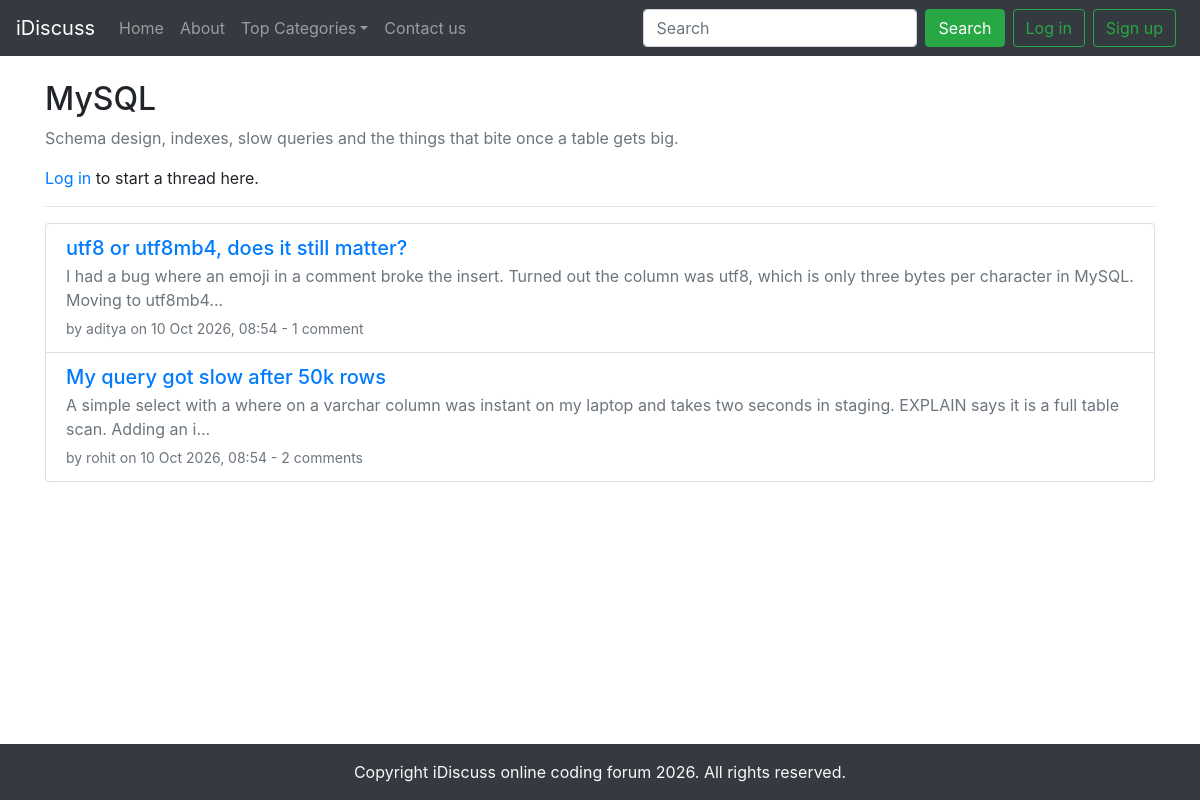
/category.php?id=2, run on the app's committed database.
### tables this page shows
CREATE TABLE IF NOT EXISTS categories (
    id          INT UNSIGNED NOT NULL AUTO_INCREMENT,
    name        VARCHAR(80)  NOT NULL,
    description TEXT         NOT NULL,
    image       VARCHAR(120) NOT NULL DEFAULT 'banner-1.jpg',
    created_at  DATETIME     NOT NULL DEFAULT CURRENT_TIMESTAMP,
    PRIMARY KEY (id),
    UNIQUE KEY uq_categories_name (name)
);

CREATE TABLE IF NOT EXISTS threads (
    id          INT UNSIGNED NOT NULL AUTO_INCREMENT,
    category_id INT UNSIGNED NOT NULL,
    user_id     INT UNSIGNED NOT NULL,
    title       VARCHAR(190) NOT NULL,
    body        TEXT         NOT NULL,
    created_at  DATETIME     NOT NULL DEFAULT CURRENT_TIMESTAMP,
    updated_at  DATETIME         NULL DEFAULT NULL,
    PRIMARY KEY (id),
    KEY idx_threads_category (category_id, id),
    KEY idx_threads_user (user_id),
    CONSTRAINT fk_threads_category FOREIGN KEY (category_id) REFERENCES categories (id) ON DELETE CASCADE,
    CONSTRAINT fk_threads_user FOREIGN KEY (user_id) REFERENCES users (id) ON DELETE CASCADE
);

CREATE TABLE IF NOT EXISTS users (
    id            INT UNSIGNED NOT NULL AUTO_INCREMENT,
    username      VARCHAR(30)  NOT NULL,
    email         VARCHAR(190) NOT NULL,
    password_hash VARCHAR(255) NOT NULL,
    created_at    DATETIME     NOT NULL DEFAULT CURRENT_TIMESTAMP,
    PRIMARY KEY (id),
    UNIQUE KEY uq_users_username (username),
    UNIQUE KEY uq_users_email (email)
);

### config/bootstrap.php (called while the page is built, shortened)
<?php
$root = dirname(__DIR__);
require $root . '/src/autoload.php';
require $root . '/src/helpers.php';
$config = require __DIR__ . '/config.php';
$db = new Database($config['db']);
$users = new UserRepository($db);
return [
    'config' => $config,
    'db' => $db,
    'users' => $users,
    'auth' => new Auth($users),
    'categories' => new CategoryRepository($db),
    'threads' => new ThreadRepository($db),
    'comments' => new CommentRepository($db),
    'messages' => new MessageRepository($db),
    'throttle' => new LoginThrottle($db),
];

### config/config.php (called while the page is built, shortened)
<?php
$env = [];
$envFile = dirname(__DIR__) . '/.env';
$read = static fn (string $key, string $default = ''): string => $env[$key] ?? $default;
return [
    'app' => [
        'name' => $read('APP_NAME', 'iDiscuss'),
        'debug' => $read('APP_DEBUG', 'false') === 'true',
        'per_page' => max(1, (int) $read('APP_PER_PAGE', '10')),
    ],
    'db' => [
        'host' => $read('DB_HOST', '127.0.0.1'),
        'port' => (int) $read('DB_PORT', '3306'),
        'name' => $read('DB_NAME', 'forum_website'),
        'user' => $read('DB_USER', 'root'),
        'pass' => $read('DB_PASS', ''),
    ],
];

### src/autoload.php (called while the page is built, shortened)
<?php
spl_autoload_register(static function (string $class): void {
    $prefix = 'Forum\\';
    $relative = substr($class, strlen($prefix));
    $file = __DIR__ . '/' . str_replace('\\', '/', $relative) . '.php';
});

### src/helpers.php (called while the page is built, shortened)
<?php
function e(string|int|float|null $value): string
{
    return htmlspecialchars((string) $value, ENT_QUOTES | ENT_SUBSTITUTE, 'UTF-8');
}

### src/Auth.php (called while the page is built, shortened)
<?php
class Auth
{
    public function check(): bool
    {
        return $this->id() !== null;
    }
    public function id(): ?int
    {
        $id = $_SESSION['user_id'] ?? null;
        return is_int($id) && $id > 0 ? $id : null;
    }
    public function user(): ?array
    {
        $id = $this->id();
        if ($id === null) {
            return null;
        }
        $user = $this->users->find($id);
        return $this->cached = $user;
    }
}

### src/Database.php (called while the page is built, shortened)
<?php
class Database
{
    private ?PDO $connection = null;
    public function pdo(): PDO
    {
        if ($this->connection instanceof PDO) {
            return $this->connection;
        }
        $dsn = sprintf(
            'mysql:host=%s;port=%d;dbname=%s;charset=utf8mb4',
            $this->settings['host'],
            $this->settings['port'],
            $this->settings['name']
        );
        try {
            $this->connection = new PDO($dsn, $this->settings['user'], $this->settings['pass'], [
                PDO::ATTR_ERRMODE => PDO::ERRMODE_EXCEPTION,
                PDO::ATTR_DEFAULT_FETCH_MODE => PDO::FETCH_ASSOC,
                PDO::ATTR_EMULATE_PREPARES => false,
            ]);
        } catch (PDOException $e) {
            throw new RuntimeException('Database connection failed.', 0, $e);
        }
        return $this->connection;
    }
    public function run(string $sql, array $params = []): PDOStatement
    {
        $statement = $this->pdo()->prepare($sql);
        $statement->execute($params);
        return $statement;
    }
    public function one(string $sql, array $params = []): ?array
    {
        $row = $this->run($sql, $params)->fetch();
        return $row === false ? null : $row;
    }
    public function all(string $sql, array $params = []): array
    {
        return $this->run($sql, $params)->fetchAll();
    }
    public function value(string $sql, array $params = []): mixed
    {
        $value = $this->run($sql, $params)->fetchColumn();
        return $value === false ? null : $value;
    }
}

### src/CategoryRepository.php (called while the page is built, shortened)
<?php
class CategoryRepository
{
    public function find(int $id): ?array
    {
        return $this->db->one(
            'SELECT id, name, description, image FROM categories WHERE id = ?',
            [$id]
        );
    }
}

### src/ThreadRepository.php (called while the page is built, shortened)
<?php
class ThreadRepository
{
    public function countForCategory(int $categoryId): int
    {
        return (int) $this->db->value(
            'SELECT COUNT(*) FROM threads WHERE category_id = ?',
            [$categoryId]
        );
    }
    public function forCategory(int $categoryId, int $limit, int $offset): array
    {
        return $this->db->all(
            'SELECT t.id, t.title, t.body, t.created_at, u.username,
                    (SELECT COUNT(*) FROM comments cm WHERE cm.thread_id = t.id) AS comment_count
               FROM threads t
               JOIN users u ON u.id = t.user_id
              WHERE t.category_id = ?
              ORDER BY t.created_at DESC, t.id DESC
              LIMIT ' . (int) $limit . ' OFFSET ' . (int) $offset,
            [$categoryId]
        );
    }
}

### src/Paginator.php (called while the page is built, shortened)
<?php
class Paginator
{
    public readonly int $perPage;
    public readonly int $page;
    public function __construct(int $total, int $perPage, mixed $requestedPage)
    {
        $this->total = max(0, $total);
        $this->perPage = max(1, $perPage);
        $this->pages = max(1, (int) ceil($this->total / $this->perPage));
        $asked = is_numeric($requestedPage) ? (int) $requestedPage : 1;
        $this->page = min($this->pages, max(1, $asked));
    }
    public function offset(): int
    {
        return ($this->page - 1) * $this->perPage;
    }
}

### public/category.php (the view, shortened to what this page needs)
<?php
$app = require __DIR__ . '/../config/bootstrap.php';
$categoryId = isset($_GET['id']) && is_numeric($_GET['id']) ? (int) $_GET['id'] : 0;
$category = $categoryId > 0 ? $app['categories']->find($categoryId) : null;
$errors = [];
$old = ['title' => '', 'body' => ''];
$perPage = (int) $app['config']['app']['per_page'];
$pagination = new Paginator(
    $app['threads']->countForCategory($categoryId),
    $perPage,
    $_GET['page'] ?? 1
);
$threads = $app['threads']->forCategory($categoryId, $pagination->perPage, $pagination->offset());
require __DIR__ . '/../templates/layout/header.php';
?>
<div class="container my-4">
    <h2><?= e($category['name']) ?></h2>
    <p class="text-muted"><?= e($category['description']) ?></p>
    <?php if ($auth->check()) : ?>
        <div class="card my-4">
            <div class="card-body">
                <h5 class="card-title">Start a thread</h5>
                <form action="category.php?id=<?= $categoryId ?>" method="post" novalidate>
                    <?= Csrf::field() ?>
                    <div class="form-group">
                        <label for="title">Title</label>
                        <input type="text" class="form-control<?= isset($errors['title']) ? ' is-invalid' : '' ?>"
                            id="title" name="title" value="<?= e($old['title']) ?>" required>
                        <?php if (isset($errors['title'])) : ?>
                            <div class="invalid-feedback"><?= e($errors['title']) ?></div>
                        <?php endif; ?>
                    </div>
                    <div class="form-group">
                        <label for="body">Message</label>
                        <textarea class="form-control<?= isset($errors['body']) ? ' is-invalid' : '' ?>" id="body"
                            name="body" rows="4" required><?= e($old['body']) ?></textarea>
                        <?php if (isset($errors['body'])) : ?>
                            <div class="invalid-feedback"><?= e($errors['body']) ?></div>
                        <?php endif; ?>
                    </div>
                    <button type="submit" class="btn btn-primary">Post thread</button>
                </form>
            </div>
        </div>
    <?php else : ?>
        <p><a href="login.php">Log in</a> to start a thread here.</p>
    <?php endif; ?>
    <hr>
    <?php if ($threads === []) : ?>
        <p class="text-muted">No threads in this category yet.</p>
    <?php else : ?>
        <div class="list-group mb-4">
            <?php foreach ($threads as $thread) : ?>
                <div class="list-group-item thread-row">
                    <h5 class="mb-1">
                        <a href="thread.php?id=<?= (int) $thread['id'] ?>"><?= e($thread['title']) ?></a>
                    </h5>
                    <p class="mb-1 text-muted"><?= e(mb_strimwidth((string) $thread['body'], 0, 160, '...')) ?></p>
                    <small class="text-muted">
                        by <?= e($thread['username']) ?>
                        on <?= e(date('j M Y, H:i', strtotime((string) $thread['created_at']))) ?>
                        - <?= (int) $thread['comment_count'] ?>
                        comment<?= (int) $thread['comment_count'] === 1 ? '' : 's' ?>
                    </small>
                </div>
            <?php endforeach; ?>
        </div>
    <?php endif; ?>
</div>
<?php require __DIR__ . '/../templates/layout/footer.php'; ?>

### templates/layout/head.php (shortened to what this page needs)
<?php
$appName = $app['config']['app']['name'];
?>
<!doctype html>
<html lang="en">
<head>
    <link rel="stylesheet" href="https://cdn.jsdelivr.net/npm/bootstrap@4.6.2/dist/css/bootstrap.min.css"
>
    <link rel="stylesheet" href="assets/css/style.css">
</head>
<body class="d-flex flex-column min-vh-100">

### templates/layout/header.php (shortened to what this page needs)
<?php
require __DIR__ . '/head.php';
$auth = $app['auth'];
$currentUser = $auth->user();
$searchTerm = isset($_GET['search']) && is_string($_GET['search']) ? $_GET['search'] : '';
?>
<nav class="navbar navbar-expand-lg navbar-dark bg-dark">
    <a class="navbar-brand" href="index.php"><?= e($appName) ?></a>
    <div class="collapse navbar-collapse" id="mainNav">
        <ul class="navbar-nav mr-auto">
            <li class="nav-item">
                <a class="nav-link" href="index.php">Home</a>
            </li>
            <li class="nav-item">
                <a class="nav-link" href="about.php">About</a>
            </li>
            <li class="nav-item dropdown">
                <a class="nav-link dropdown-toggle" href="#" role="button" data-toggle="dropdown"
                    aria-expanded="false">Top Categories</a>
            </li>
            <li class="nav-item">
                <a class="nav-link" href="contact.php">Contact us</a>
            </li>
        </ul>
        <form class="form-inline my-2 my-lg-0" action="search.php" method="get" role="search">
            <input class="form-control mr-sm-2" id="navbar-search" name="search" type="search"
                value="<?= e($searchTerm) ?>" placeholder="Search">
            <button class="btn btn-success my-2 my-sm-0" type="submit">Search</button>
        </form>
        <?php if ($currentUser !== null) : ?>
            <a href="profile.php" class="btn btn-link text-light ml-2">
                <?= e($currentUser['username']) ?>
            </a>
            <form action="logout.php" method="post" class="form-inline">
                <?= Csrf::field() ?>
                <button type="submit" class="btn btn-outline-success mx-2">Logout</button>
            </form>
        <?php else : ?>
            <a href="login.php" class="btn btn-outline-success ml-2">Log in</a>
            <a href="signup.php" class="btn btn-outline-success mx-2">Sign up</a>
        <?php endif; ?>
    </div>
</nav>
<main class="flex-fill">

### templates/layout/footer.php (shortened to what this page needs)
</main>
<footer class="container-fluid bg-dark text-light py-3 mt-auto">
    <div class="text-center">
        Copyright <?= e($app['config']['app']['name']) ?> online coding forum <?= e(date('Y')) ?>. All rights reserved.
    </div>
</footer>
</body>
</html>

### data on the page
categories: name "MySQL", description "Schema design, indexes, slow queries and the things that bite once a table gets big."
threads: title "utf8 or utf8mb4, does it still matter?", body "I had a bug where an emoji in a comment broke the insert. Turned out the column was utf8, which is only three bytes per character in MySQL. Moving to utf8mb4...", user.username "aditya", created_at "10 Oct 2026, 08:54", comment_count "1"
threads: title "My query got slow after 50k rows", body "A simple select with a where on a varchar column was instant on my laptop and takes two seconds in staging. EXPLAIN says it is a full table scan. Adding an i...", user.username "rohit", created_at "10 Oct 2026, 08:54", comment_count "2"

### other printed values
$appName "iDiscuss"
$app['config']['app']['name'] "iDiscuss"
